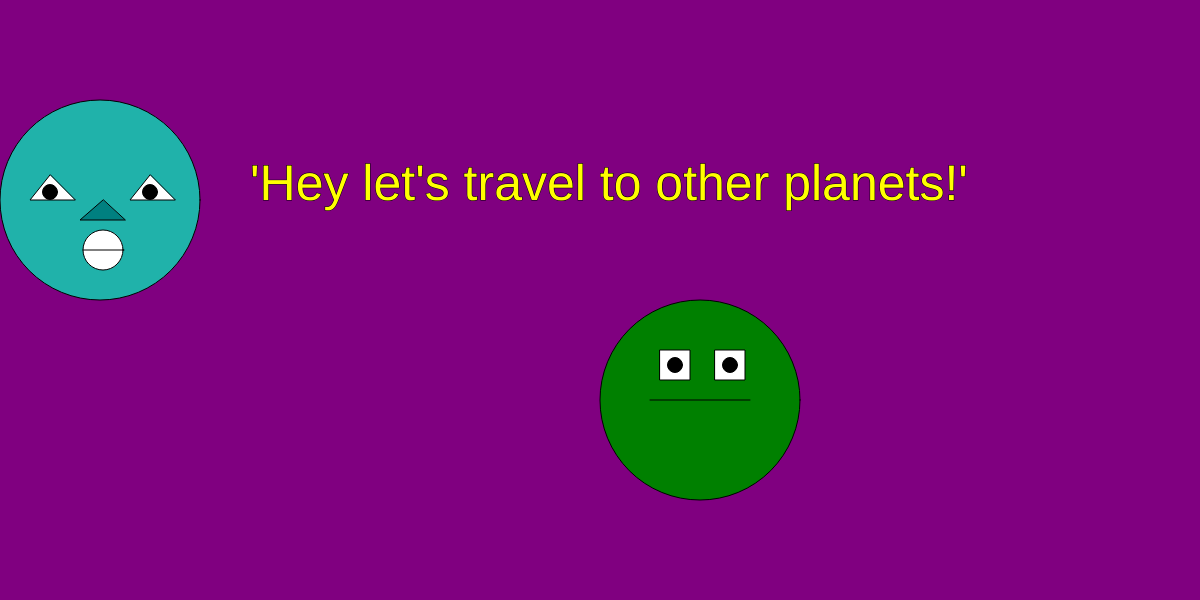
Frame 1 (no input)
Frame 60 (no input): identical to frame 1, image omitted
Frame 120 (the mouse pressed at the canvas centre since frame 60): identical to frame 1, image omitted

The p5.js sketch that drew this single still picture (run headless with seeded random() and noise() and a simulated clock; from frame 60 on, the mouse is pressed at the canvas centre):

// p5.js sketch
// ── sketch.js
var x = 100;
var y = 200;
var faceSize = 200;
var eyeSize = 50;
var greeting = "'Hey let's travel to other planets!'"



function setup() {
    createCanvas(windowWidth, 600);
}

function draw() {

    background("purple");

    // Alien Dude 1
    fill(32, 178, 170); //alien dude skin color.
    stroke("black");
    ellipse(x, y, faceSize);
    fill("white");
    triangle(150, 175, 130, 200, 175, 200); // right eye.
    fill("white");
    triangle(50, 175, 30, 200, 75, 200); // left eye.
    fill(0, 128, 128);
    triangle(103, 200, 80, 220, 125, 220); // nose.
    fill("white");
    ellipse(103, 250, 40); // mouth.
    fill("black");
    line(83, 250, 124, 250, 200); // teeth line.
    fill("black");
    ellipse(150, 192, 15); // right eye pupil.
    fill("black");
    ellipse(50, 192, 15); // left eye pupil.

    // Greeting 
    fill("yellow");
    textSize(50);
    text(greeting, 250, y);

    // alien dude 2
    fill("green");
    ellipse(700, 400, faceSize);
    fill("white");
    rect(660, 350, 30, 30); // left eye.
    fill("black");
    ellipse(675, 365, 15); // left pupil.
    fill("white");
    rect(715, 350, 30, 30); // right eye.
    fill("black");
    ellipse(730, 365, 15); // right pupil.
    fill("black");
    line(650, 400, 750, 400); // mouth.


}
